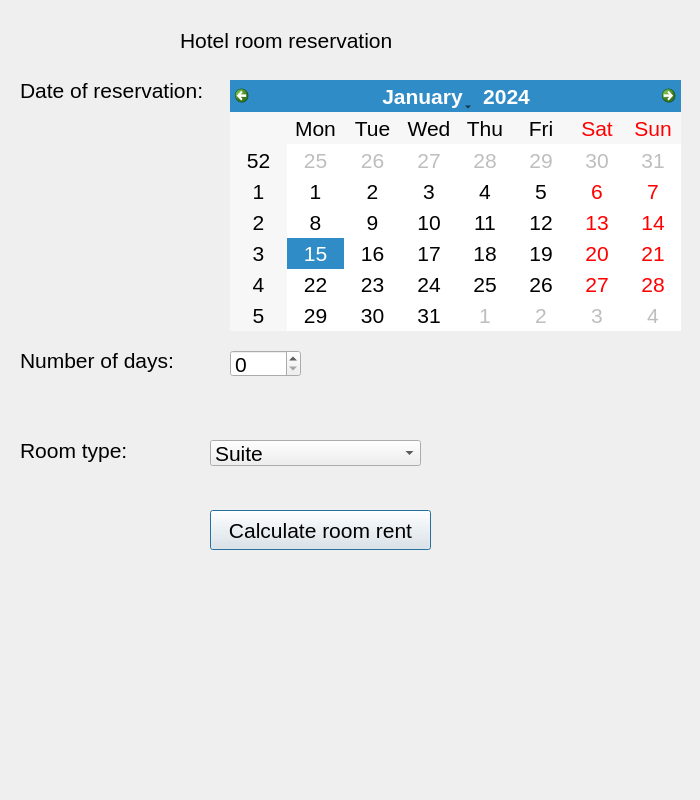
<?xml version="1.0" encoding="UTF-8"?>
<ui version="4.0">
 <class>Dialog</class>
 <widget class="QDialog" name="Dialog">
  <property name="geometry">
   <rect>
    <x>0</x>
    <y>0</y>
    <width>700</width>
    <height>800</height>
   </rect>
  </property>
  <property name="font">
   <font>
    <pointsize>16</pointsize>
   </font>
  </property>
  <property name="windowTitle">
   <string>Dialog</string>
  </property>
  <widget class="QLabel" name="label">
   <property name="geometry">
    <rect>
     <x>180</x>
     <y>20</y>
     <width>231</width>
     <height>40</height>
    </rect>
   </property>
   <property name="text">
    <string>Hotel room reservation</string>
   </property>
  </widget>
  <widget class="QLabel" name="label_2">
   <property name="geometry">
    <rect>
     <x>20</x>
     <y>70</y>
     <width>201</width>
     <height>40</height>
    </rect>
   </property>
   <property name="text">
    <string>Date of reservation:</string>
   </property>
  </widget>
  <widget class="QLabel" name="label_3">
   <property name="geometry">
    <rect>
     <x>20</x>
     <y>340</y>
     <width>171</width>
     <height>40</height>
    </rect>
   </property>
   <property name="text">
    <string>Number of days:</string>
   </property>
  </widget>
  <widget class="QCalendarWidget" name="calendarWidget">
   <property name="geometry">
    <rect>
     <x>230</x>
     <y>80</y>
     <width>451</width>
     <height>251</height>
    </rect>
   </property>
  </widget>
  <widget class="QSpinBox" name="spinBox">
   <property name="geometry">
    <rect>
     <x>230</x>
     <y>350</y>
     <width>71</width>
     <height>27</height>
    </rect>
   </property>
  </widget>
  <widget class="QLabel" name="label_4">
   <property name="geometry">
    <rect>
     <x>20</x>
     <y>430</y>
     <width>121</width>
     <height>40</height>
    </rect>
   </property>
   <property name="text">
    <string>Room type:</string>
   </property>
  </widget>
  <widget class="QComboBox" name="comboBox">
   <property name="geometry">
    <rect>
     <x>210</x>
     <y>440</y>
     <width>211</width>
     <height>26</height>
    </rect>
   </property>
   <item>
    <property name="text">
     <string>Suite</string>
    </property>
   </item>
   <item>
    <property name="text">
     <string>Super luxury</string>
    </property>
   </item>
   <item>
    <property name="text">
     <string>Super deluxe</string>
    </property>
   </item>
   <item>
    <property name="text">
     <string>Ordinary</string>
    </property>
   </item>
  </widget>
  <widget class="QPushButton" name="pushButtonCalculateRoomRent">
   <property name="geometry">
    <rect>
     <x>210</x>
     <y>510</y>
     <width>221</width>
     <height>40</height>
    </rect>
   </property>
   <property name="text">
    <string>Calculate room rent</string>
   </property>
  </widget>
  <widget class="QLabel" name="labelEnterdInfo">
   <property name="geometry">
    <rect>
     <x>0</x>
     <y>590</y>
     <width>700</width>
     <height>80</height>
    </rect>
   </property>
   <property name="text">
    <string/>
   </property>
  </widget>
  <widget class="QLabel" name="labelRoomRentInfo">
   <property name="geometry">
    <rect>
     <x>0</x>
     <y>710</y>
     <width>700</width>
     <height>80</height>
    </rect>
   </property>
   <property name="text">
    <string/>
   </property>
  </widget>
 </widget>
 <resources/>
 <connections/>
</ui>
